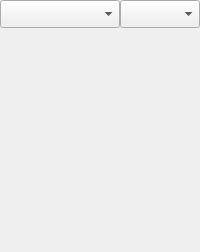
<?xml version="1.0" encoding="UTF-8"?>
<ui version="4.0">
 <class>OverviewDockWidget</class>
 <widget class="QDockWidget" name="OverviewDockWidget">
  <property name="enabled">
   <bool>true</bool>
  </property>
  <property name="geometry">
   <rect>
    <x>0</x>
    <y>0</y>
    <width>200</width>
    <height>252</height>
   </rect>
  </property>
  <property name="minimumSize">
   <size>
    <width>200</width>
    <height>200</height>
   </size>
  </property>
  <property name="windowTitle">
   <string>DockWidget</string>
  </property>
  <widget class="QWidget" name="dockWidgetContents">
   <widget class="QComboBox" name="comboBox_LayoutMethod">
    <property name="geometry">
     <rect>
      <x>0</x>
      <y>0</y>
      <width>120</width>
      <height>28</height>
     </rect>
    </property>
   </widget>
   <widget class="QComboBox" name="comboBox_Direction">
    <property name="geometry">
     <rect>
      <x>120</x>
      <y>0</y>
      <width>80</width>
      <height>28</height>
     </rect>
    </property>
   </widget>
   <widget class="QDockWidget" name="dockWidget">
    <property name="geometry">
     <rect>
      <x>0</x>
      <y>28</y>
      <width>200</width>
      <height>200</height>
     </rect>
    </property>
    <property name="minimumSize">
     <size>
      <width>200</width>
      <height>200</height>
     </size>
    </property>
    <property name="features">
     <set>QDockWidget::NoDockWidgetFeatures</set>
    </property>
    <widget class="QWidget" name="dockWidgetContents_2"/>
   </widget>
   <zorder>dockWidget</zorder>
   <zorder>comboBox_LayoutMethod</zorder>
   <zorder>comboBox_Direction</zorder>
  </widget>
 </widget>
 <resources/>
 <connections/>
</ui>
